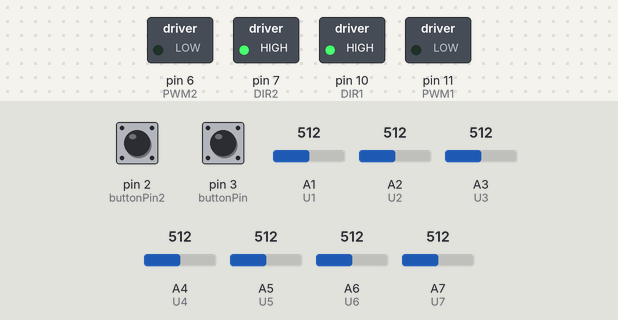
A sketch run on a simulated Arduino Nano, built with avr-gcc and run on an emulated ATmega328P. On the bench: switched loads named in the sketch (green lamp = pin HIGH). The test bench sets the inputs (shaded band); at power-on: pin 2 (buttonPin2) LOW, pin 3 (buttonPin) LOW, A1 (U1) = 512, A2 (U2) = 512, A3 (U3) = 512, A4 (U4) = 512, A5 (U5) = 512, A6 (U6) = 512, A7 (U7) = 512.

Above: at 1.2 s.
1.3 s: pin 2 (buttonPin2) pulled HIGH for 0.15 s
At 2.6 s:
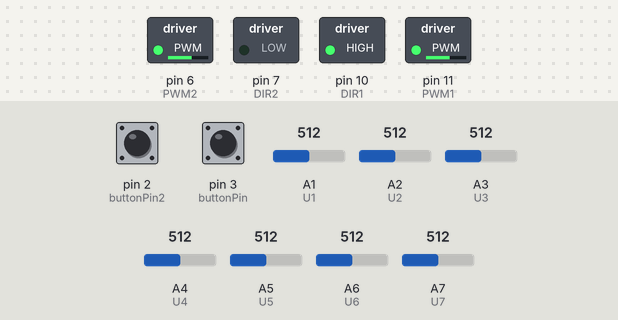
Timing chart, 0 to 8.4 s (numbered marks = the images above; inputs shaded):
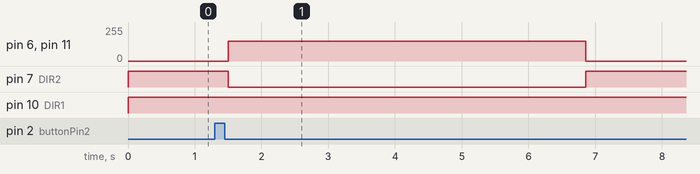

The sketch:

LF-MK2.0-IR_Remote.ino
```cpp
#include <IRremote.hpp>
#define DEFAULT_SPEED 255    //rychlost robota
// Motor A - Levý
const int PWM1 = 11;
const int DIR1 = 10;

// Motor B - Pravý
const int PWM2 = 6;
const int DIR2 = 7;

// IR Sensory
#define RECV_PIN A0
#define U1 A1
#define U2 A2
#define U3 A3
#define U4 A4
#define U5 A5
#define U6 A6
#define U7 A7

int IR1, IR2, IR3, IR4, IR5, IR6, IR7;

const int buttonPin = 3;
int buttonState;
int lastButtonState = LOW;
bool isOn = false;

const int buttonPin2 = 2;
int buttonState2;
int lastButtonState2 = LOW;
bool isOn2 = false;

int buttonState3;

int LFspeed, Lspeed, Rspeed;
int lastError = 0;
float Kp = 3;   // Proporcionální konstanta (ladit podle potřeby)
float Kd = 90;  // Derivační konstanta (tlumí cukání)
int Max_speed = 100;

int sensorPins[] = {U1, U2, U3, U4, U5, U6, U7};

int minValues[7], maxValues[7];
int threshold[7] = {700, 700, 700, 700, 700, 700, 700};

void setup() {
  pinMode(PWM1, OUTPUT);
  pinMode(DIR1, OUTPUT);
  pinMode(PWM2, OUTPUT);
  pinMode(DIR2, OUTPUT);

  pinMode(U7, INPUT);
  pinMode(U6, INPUT);
  pinMode(U5, INPUT);
  pinMode(U4, INPUT);
  pinMode(U3, INPUT);
  pinMode(U2, INPUT);
  pinMode(U1, INPUT);

  pinMode(buttonPin, INPUT);

  IrReceiver.begin(RECV_PIN);

  Serial.begin(115200);
}

void loop() {
  buttonState = digitalRead(buttonPin);
  if (buttonState != lastButtonState) {
    if (buttonState == LOW) {
      isOn = !isOn;
    }
    delay(50);
  }
  lastButtonState = buttonState;

  buttonState2 = digitalRead(buttonPin2);
  if (buttonState2 != lastButtonState2) {
    if (buttonState2 == LOW) {
      isOn2 = !isOn2;
    }
    delay(50);
  }
  lastButtonState2 = buttonState2;

  if(IrReceiver.decode()) {
    isOn = !isOn;
    delay(100);
    IrReceiver.resume();
  }

  if (isOn2) {
    calibrate();
  }
  else if (isOn) {
    readAllSensors();
    if (Max_speed < DEFAULT_SPEED) {
      Max_speed += 1;
      delay(1);
    }
    else if (Max_speed >= DEFAULT_SPEED) {
      Max_speed = DEFAULT_SPEED;
    }
    linefollow();
  }
  else {
    Max_speed = 100;
    stop();
  }
}

void readAllSensors() {
  IR1 = analogRead(U1) > threshold[0] ? 1 : 0;
  IR2 = analogRead(U2) > threshold[1] ? 1 : 0;
  IR3 = analogRead(U3) > threshold[2] ? 1 : 0;
  IR4 = analogRead(U4) > threshold[3] ? 1 : 0;
  IR5 = analogRead(U5) > threshold[4] ? 1 : 0;
  IR6 = analogRead(U6) > threshold[5] ? 1 : 0;
  IR7 = analogRead(U7) > threshold[6] ? 1 : 0;
}

void linefollow() {
  isOn2 = false;
  int error = (50 * IR1 + 10 * IR2 + 5 * IR3 - 5 * IR5 - 10 * IR6 - 50 * IR7);
  int derivative = error - lastError;  // Výpočet změny chyby
  int adjustment = (Kp * error) + (Kd * derivative);

  if (IR1 == 0 && IR2 == 0 && IR3 == 0 && IR4 == 0 && IR5 == 0 && IR6 == 0 && IR7 == 0) {
    if (lastError < 0) sharpLeft();        // Čára zmizela vlevo
    else if (lastError > 0) sharpRight();  // Čára zmizela vpravo
    return;
  }

  int Lspeed = Max_speed + adjustment;
  int Rspeed = Max_speed - adjustment;

  moveCustom(Lspeed, Rspeed);
  lastError = error;  // Uložení chyby pro příští smyčku
}

void sharpLeft() {
  digitalWrite(DIR1, LOW);
  analogWrite(PWM1, DEFAULT_SPEED);
  digitalWrite(DIR2, HIGH);
  analogWrite(PWM2, DEFAULT_SPEED);
}

void sharpRight() {
  digitalWrite(DIR1, HIGH);
  analogWrite(PWM1, DEFAULT_SPEED);
  digitalWrite(DIR2, LOW);
  analogWrite(PWM2, DEFAULT_SPEED);
}

void stop() {
  digitalWrite(DIR1, HIGH);
  analogWrite(PWM1, 0);
  digitalWrite(DIR2, HIGH);
  analogWrite(PWM2, 0);
}

void moveCustom(int L, int R) {
  digitalWrite(DIR1, L >= 0 ? HIGH : LOW);
  analogWrite(PWM1, constrain(abs(L), 0, 255));
  digitalWrite(DIR2, R >= 0 ? HIGH : LOW);
  analogWrite(PWM2, constrain(abs(R), 0, 255));
}

void calibrate()
{
  isOn = false;
  for (int i = 0; i < 7; i++) {
    minValues[i] = analogRead(sensorPins[i]);
    maxValues[i] = analogRead(sensorPins[i]);
  }

  for (int i = 0; i < 3000; i++) {
    moveCustom(150, -150);
    for (int j = 0; j < 7; j++) {
      int val = analogRead(sensorPins[j]);
      if (val < minValues[j]) minValues[j] = val;
      if (val > maxValues[j]) maxValues[j] = val;
    }
    delay(1); // Small delay to allow the robot to actually move
  }

  for (int i = 0; i < 7; i++) {
    threshold[i] = 7 * (minValues[i] + maxValues[i]) / 12;
  }

  stop();
  delay(100);
  isOn2 = false;
}
```

Measured:
- after the input at 1.3 s, pin 6 (PWM2), pin 11 (PWM1): 0/255 → 150/255 after 0.20 s, → 0/255 5.4 s later; pin 7 (DIR2): HIGH → LOW after 0.20 s, → HIGH 5.4 s later
